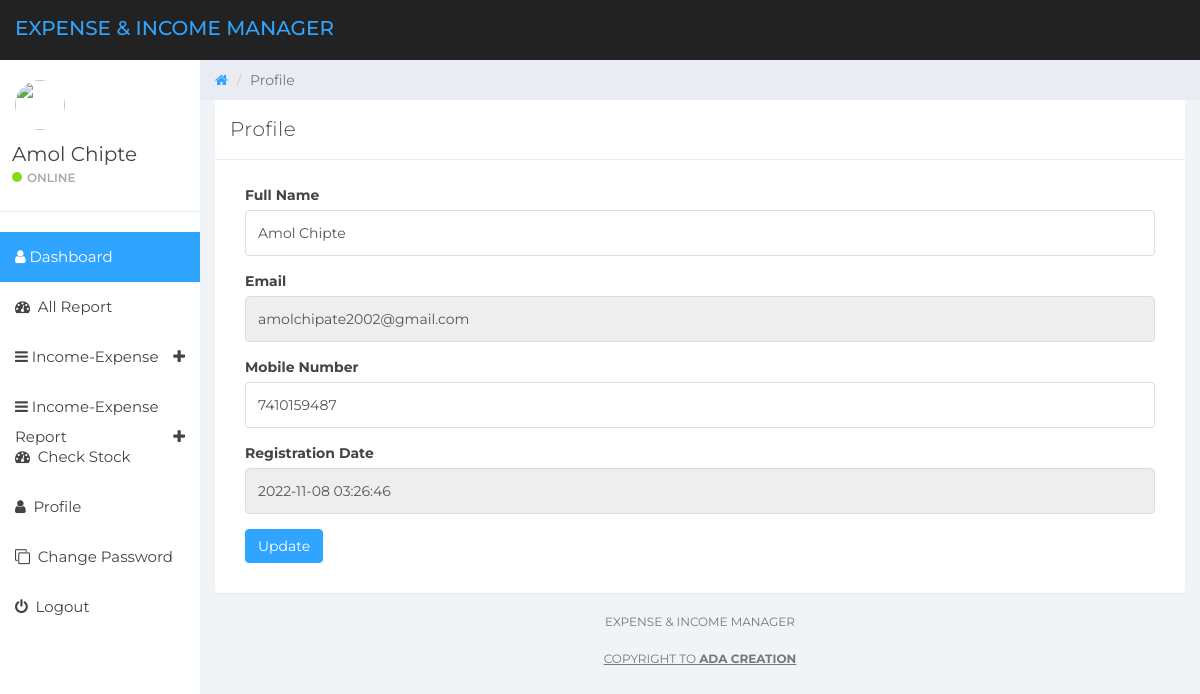
The page /user-profile.php (signed in) on the database its author committed.
### tables this page shows
CREATE TABLE `tbluser` (
  `ID` int(10) NOT NULL,
  `FullName` varchar(150) DEFAULT NULL,
  `Email` varchar(200) DEFAULT NULL,
  `MobileNumber` bigint(10) DEFAULT NULL,
  `Password` varchar(200) DEFAULT NULL,
  `RegDate` timestamp NOT NULL DEFAULT current_timestamp()
);

### user-profile.php (the view, shortened to what this page needs)
<?php
if (strlen($_SESSION['detsuid']==0)) {
  header('location:logout.php');
  } else{
  ?>
<!DOCTYPE html>
<html>
<head>
	<link href="css/bootstrap.min.css" rel="stylesheet">
	<link href="css/font-awesome.min.css" rel="stylesheet">
	<link href="css/datepicker3.css" rel="stylesheet">
	<link href="css/styles.css" rel="stylesheet">
</head>
<body>
	<?php include_once('includes/header.php');?>
	<?php include_once('includes/sidebar.php');?>
	<div class="col-sm-9 col-sm-offset-3 col-lg-10 col-lg-offset-2 main">
		<div class="row">
			<ol class="breadcrumb">
				<li><a href="#">
					<em class="fa fa-home"></em>
				</a></li>
				<li class="active">Profile</li>
			</ol>
		</div>
		<div class="row">
			<div class="col-lg-12">
				<div class="panel panel-default">
					<div class="panel-heading">Profile</div>
					<div class="panel-body">
						<div class="col-md-12">
							 <?php
$userid=$_SESSION['detsuid'];
$ret=mysqli_query($con,"select * from tbluser where ID='$userid'");
while ($row=mysqli_fetch_array($ret)) {
?>
							<form role="form" method="post" action="">
								<div class="form-group">
									<label>Full Name</label>
									<input class="form-control" type="text" value="<?php  echo $row['FullName'];?>" name="fullname" required="true">
								</div>
								<div class="form-group">
									<label>Email</label>
<input type="email" class="form-control" name="email" value="<?php  echo $row['Email'];?>" required="true" readonly="true">
								</div>
								<div class="form-group">
									<label>Mobile Number</label>
									<input class="form-control" type="text" value="<?php  echo $row['MobileNumber'];?>" required="true" name="contactnumber" maxlength="10">
								</div>
								<div class="form-group">
									<label>Registration Date</label>
									<input class="form-control" name="regdate" type="text" value="<?php  echo $row['RegDate'];?>" readonly="true">
								</div>
								<div class="form-group has-success">
									<button type="submit" class="btn btn-primary" name="submit">Update</button>
								</div>
								</div>
								<?php } ?>
						</div>
					</div>
				</div>
			</div>
			<?php include_once('includes/footer.php');?>
		</div>
</body>
</html>
<?php }  ?>

### includes/sidebar.php (shortened to what this page needs)
<?php
include('includes/dbconnection.php');
?>
<div id="sidebar-collapse" class="col-sm-3 col-lg-2 sidebar">
        <div class="profile-sidebar">
            <div class="profile-userpic">
                <img src="/inc_exp_system/assets/images/userlogin.png" class="img-responsive" alt="">
            </div>
            <div class="profile-usertitle">
                <?php
$uid=$_SESSION['detsuid'];
$ret=mysqli_query($con,"select FullName from tbluser where ID='$uid'");
$row=mysqli_fetch_array($ret);
$name=$row['FullName'];
?>
                <div class="profile-usertitle-name"><?php echo $name; ?></div>
                <div class="profile-usertitle-status"><span class="indicator label-success"></span>Online</div>
            </div>
        </div>
        <ul class="nav menu">
            <li class="active"><a href="balance-user.php"><em class="fa fa-user">&nbsp;</em>Dashboard</a></li>
            <li><a href="dashboard.php"><em class="fa fa-dashboard">&nbsp;</em> All Report</a></li>
            <li class="parent "><a data-toggle="collapse" href="#sub-item-1">
                <em class="fa fa-navicon">&nbsp;</em>Income-Expense <span data-toggle="collapse" href="#sub-item-1" class="icon pull-right"><em class="fa fa-plus"></em></span>
                </a>
            </li>
  <li class="parent "><a data-toggle="collapse" href="#sub-item-2">
                <em class="fa fa-navicon">&nbsp;</em>Income-Expense Report <span data-toggle="collapse" href="#sub-item-1" class="icon pull-right"><em class="fa fa-plus"></em></span>
                </a>
            </li>
            <li><a href="stock.php"><em class="fa fa-dashboard">&nbsp;</em> Check Stock</a></li>
            <li><a href="user-profile.php"><em class="fa fa-user">&nbsp;</em> Profile</a></li>
            <li><a href="change-password.php"><em class="fa fa-clone">&nbsp;</em> Change Password</a></li>
<li><a href="logout.php"><em class="fa fa-power-off">&nbsp;</em> Logout</a></li>
        </ul>
    </div>

### css/styles.css (style rules this page uses)
body { background: #f1f4f7; padding-top: 60px; font-size: 14px; color: #444444; font-family: "Montserrat", "Helvetica Neue", Helvetica, Arial, sans-serif; }
a, a:hover, a:focus { color: #30a5ff; }
input.form-control { border: 1px solid #ddd; box-shadow: none; height: 46px; }
.btn-primary, .btn-primary:hover, .btn-primary:focus, .btn-primary:active, .btn-primary.active, .open > .dropdown-toggle.btn-primary, .btn-primary.disabled, .btn-primary[disabled], fieldset[disabled] .btn-primary, .btn-primary.disabled:hover, .btn-primary[disabled]:hover, fieldset[disabled] .btn-primary:hover, .btn-primary.disabled:focus, .btn-primary[disabled]:focus, fieldset[disabled] .btn-primary:focus, .btn-primary.disabled:active, .btn-primary[disabled]:active, fieldset[disabled] .btn-primary:active, .btn-primary.disabled.active, .btn-primary[disabled].active, fieldset[disabled] .btn-primary.active { background-color: #30a5ff; border-color: #30a5ff; }
.label-success { background-color: #8ad919; }
.panel { border: 0; }
.panel-heading { font-size: 20px; font-weight: 300; letter-spacing: 0.025em; height: 60px; line-height: 38px; }
.panel-default .panel-heading { background: #fff; border-bottom: 1px solid #e9ecf2; color: #444444; }
.sidebar { display: block; padding: 0; display: none; box-shadow: none; background: #fff; }
.sidebar ul { margin: 20px 0px; }
@media (min-width: 768px) { .sidebar { display: block; position: fixed; top: 60px; bottom: 0; left: 0; z-index: 1000; display: block; margin: 0; padding: 0; overflow-x: hidden; overflow-y: auto; } }
.sidebar ul.nav .active a, .sidebar ul.nav li.parent a.active, .sidebar ul.nav .active > a:hover, .sidebar ul.nav li.parent a.active:hover, .sidebar ul.nav .active > a:focus, .sidebar ul.nav li.parent a.active:focus { color: #fff; background-color: #30a5ff; }
.sidebar ul.nav li a { height: 50px; font-size: 15px; line-height: 2em; color: #444444; }
.profile-sidebar { padding: 10px 0; border-bottom: 1px solid #e9ecf2; }
.indicator { width: 10px; height: 10px; display: inline-block; border-radius: 9999px; margin-right: 5px; }
.profile-userpic img { float: left; margin: 10px 0px 0px 15px; width: 50px; height: 50px; border-radius: 9999px !important; }
.profile-usertitle { float: left; text-align: left; margin: 10px 0 0 12px; }
.profile-usertitle-name { font-size: 20px; margin-bottom: 0px; }
.profile-usertitle-status { text-transform: uppercase; color: #AAA; font-size: 12px; font-weight: 600; margin-bottom: 15px; }
.breadcrumb { border-radius: 0; padding: 10px 15px 10px 15px; background: #e9ecf2; margin: 0; }

### rows shown on the page
tbluser: FullName "Amol Chipte", fullname "Amol Chipte", email "amolchipate2002@gmail.com", contactnumber "7410159487", regdate "2022-11-08 03:26:46"
